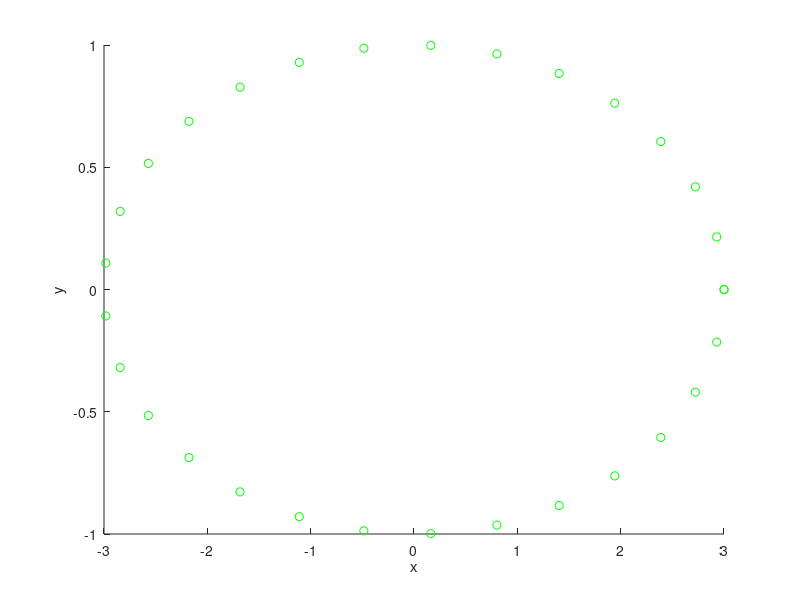

Recreate this plot in MATLAB.
t=linspace(0,6*pi,30);
x=3*cos(t);
y=1*sin(t);
z=0.01*t.^2;

figure
hold on 
plot3(x,y,z,'go')
xlabel('x')
ylabel('y')
zlabel('z')